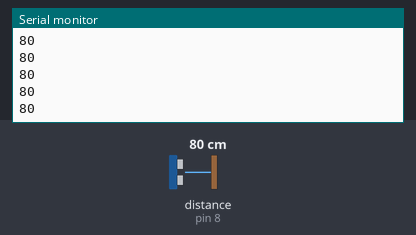
Recording of a sketch running on a simulated Arduino Uno, built with avr-gcc and run on an emulated ATmega328P. Parts: the last lines printed to the serial monitor. Wiring (inferred from the names in the program): ultrasonic range finder: trigger pin 9; echo pin 8. Inputs (shaded band) come from the test bench; at power-on: distance to the obstacle (sensor on pin 8) 80 cm. The echo pulse lasts 58.3 µs per cm.

Above: at 1.2 s.
1.3 s: distance to the obstacle (sensor on pin 8) set to 2 cm
At 1.48 s:
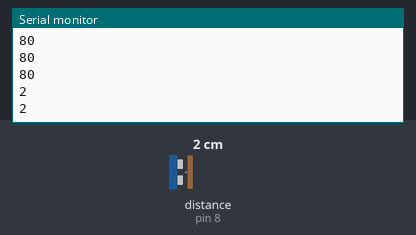
2.8 s: distance to the obstacle (sensor on pin 8) set to 4 cm
At 2.89 s:
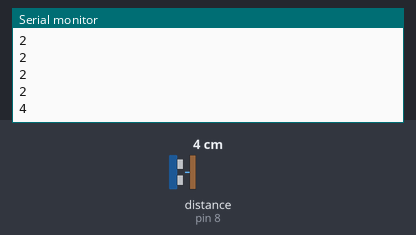
Timing chart, 0 to 5.8 s (numbered marks = the images above; inputs shaded):
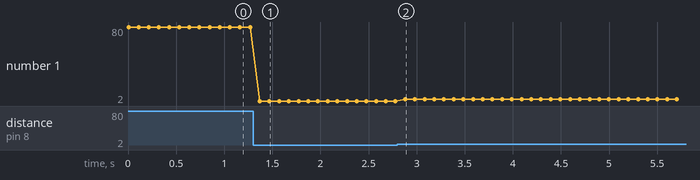

Measured:
- after the input at 1.3 s, the serial monitor: prints a new line after 0.07 s (image 1)
- after the input at 2.8 s, the serial monitor: prints a new line after 0.08 s (image 2)
- plotted number 1: 80 → 2 after the input at 1.3 s, 2 → 4 after the input at 2.8 s

The sketch:

UltraSonicSenosor.ino
```cpp
/*ultrsoonSensor variables
 ultrasoon pinout
 Vcc  --> 5V
 Trig --> 9
 Echo --> 8
 GND  --> GND
 */
const int trigPin = 9;   // trigger pin
const int echoPin = 8;   // echo in

float duration; /*Time it takes for the sound to get back to the device*/
float distance; /*to calculate distance we use (duration * 0.0343) / 2*/
int dis_round; /*round the distance number on the cm*/

void setup() {
  pinMode(trigPin, OUTPUT);
  pinMode(echoPin, INPUT);
  Serial.begin(9600); /*starts serial monitor*/
}

void loop() {
  digitalWrite(trigPin, LOW);
  delayMicroseconds(2);  /*waiting for sound to bounce back*/
  digitalWrite(trigPin, HIGH);
  delayMicroseconds(10); /*waiting a bit longer*/
  digitalWrite(trigPin, LOW);
  duration = pulseIn(echoPin, HIGH);  /*calculate the time the sound travelt*/
  distance = (duration * 0.0343) / 2; /*calculate distance*/
  dis_round = round(distance); /*rounds distance*/
  Serial.println(dis_round);/*distance to monitor*/
  delay(100);
}
```
